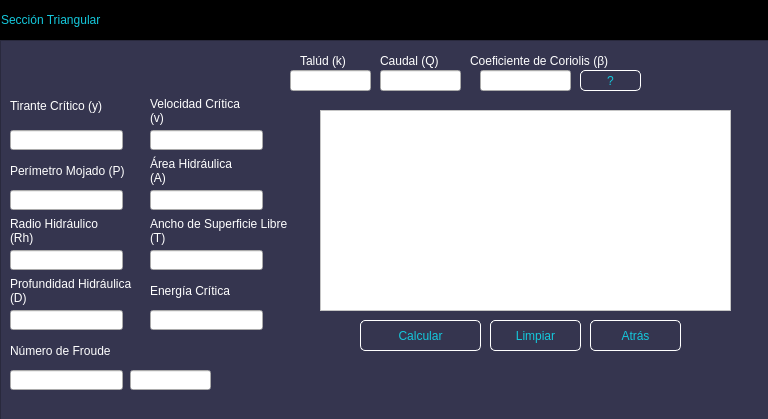
<?xml version="1.0" encoding="UTF-8"?>
<ui version="4.0">
 <class>MainWindow</class>
 <widget class="QMainWindow" name="MainWindow">
  <property name="geometry">
   <rect>
    <x>0</x>
    <y>0</y>
    <width>768</width>
    <height>419</height>
   </rect>
  </property>
  <property name="windowTitle">
   <string>MainWindow</string>
  </property>
  <widget class="QWidget" name="centralwidget">
   <widget class="QFrame" name="frame_superior">
    <property name="geometry">
     <rect>
      <x>0</x>
      <y>0</y>
      <width>771</width>
      <height>40</height>
     </rect>
    </property>
    <property name="maximumSize">
     <size>
      <width>16777215</width>
      <height>40</height>
     </size>
    </property>
    <property name="styleSheet">
     <string notr="true">QFrame{
background-color:rgb(0, 0, 0);
}

QPushButton{
background-color: #000000ff;
border-radius:20px;
}

QPushButton:hover{
background-color:rgb(53, 53, 79);
border-radius:20px;
}</string>
    </property>
    <property name="frameShape">
     <enum>QFrame::StyledPanel</enum>
    </property>
    <property name="frameShadow">
     <enum>QFrame::Raised</enum>
    </property>
    <layout class="QHBoxLayout" name="horizontalLayout">
     <property name="spacing">
      <number>0</number>
     </property>
     <property name="leftMargin">
      <number>0</number>
     </property>
     <property name="topMargin">
      <number>0</number>
     </property>
     <property name="rightMargin">
      <number>0</number>
     </property>
     <property name="bottomMargin">
      <number>0</number>
     </property>
     <item>
      <widget class="QLabel" name="label">
       <property name="styleSheet">
        <string notr="true">font:87 12pt&quot;Arial Black&quot;;
color:rgb(20,200,220);</string>
       </property>
       <property name="text">
        <string>Sección Triangular</string>
       </property>
      </widget>
     </item>
     <item>
      <spacer name="horizontalSpacer">
       <property name="orientation">
        <enum>Qt::Horizontal</enum>
       </property>
       <property name="sizeHint" stdset="0">
        <size>
         <width>386</width>
         <height>20</height>
        </size>
       </property>
      </spacer>
     </item>
     <item>
      <widget class="QPushButton" name="bt_minimizar">
       <property name="minimumSize">
        <size>
         <width>40</width>
         <height>40</height>
        </size>
       </property>
       <property name="text">
        <string/>
       </property>
       <property name="icon">
        <iconset>
         <normaloff>Imágenes/minimizar.png</normaloff>Imágenes/minimizar.png</iconset>
       </property>
       <property name="iconSize">
        <size>
         <width>30</width>
         <height>30</height>
        </size>
       </property>
      </widget>
     </item>
     <item>
      <widget class="QPushButton" name="bt_cerrar">
       <property name="minimumSize">
        <size>
         <width>40</width>
         <height>40</height>
        </size>
       </property>
       <property name="text">
        <string/>
       </property>
       <property name="icon">
        <iconset>
         <normaloff>Imágenes/cerrar2.png</normaloff>Imágenes/cerrar2.png</iconset>
       </property>
       <property name="iconSize">
        <size>
         <width>30</width>
         <height>30</height>
        </size>
       </property>
      </widget>
     </item>
    </layout>
   </widget>
   <widget class="QFrame" name="frame_2">
    <property name="geometry">
     <rect>
      <x>0</x>
      <y>40</y>
      <width>771</width>
      <height>381</height>
     </rect>
    </property>
    <property name="styleSheet">
     <string notr="true">QFrame{
background-color:rgb(53,53,79);
}

QPushButton{
font:87 12pt&quot;Arial Black&quot;;
background-color:#000000ff;
color:rgb(20,200,220);
border-radius:5px;
border:1px solid white;
}


QPushButton:hover{
background-color:black;
}</string>
    </property>
    <property name="frameShape">
     <enum>QFrame::StyledPanel</enum>
    </property>
    <property name="frameShadow">
     <enum>QFrame::Raised</enum>
    </property>
    <widget class="QLabel" name="label_3">
     <property name="geometry">
      <rect>
       <x>300</x>
       <y>10</y>
       <width>71</width>
       <height>21</height>
      </rect>
     </property>
     <property name="styleSheet">
      <string notr="true">font:87 10pt&quot;Arial Black&quot;;
color:rgb(255,255,255);</string>
     </property>
     <property name="text">
      <string>Talúd (k)</string>
     </property>
    </widget>
    <widget class="QLineEdit" name="Taludk">
     <property name="geometry">
      <rect>
       <x>290</x>
       <y>30</y>
       <width>81</width>
       <height>21</height>
      </rect>
     </property>
    </widget>
    <widget class="QLabel" name="label_6">
     <property name="geometry">
      <rect>
       <x>10</x>
       <y>110</y>
       <width>121</width>
       <height>41</height>
      </rect>
     </property>
     <property name="styleSheet">
      <string notr="true">font:87 10pt&quot;Arial Black&quot;;
color:rgb(255,255,255);</string>
     </property>
     <property name="text">
      <string>Perímetro Mojado (P)</string>
     </property>
     <property name="wordWrap">
      <bool>true</bool>
     </property>
    </widget>
    <widget class="QLineEdit" name="Perimetro">
     <property name="geometry">
      <rect>
       <x>10</x>
       <y>150</y>
       <width>113</width>
       <height>20</height>
      </rect>
     </property>
    </widget>
    <widget class="QLabel" name="label_7">
     <property name="geometry">
      <rect>
       <x>150</x>
       <y>110</y>
       <width>101</width>
       <height>41</height>
      </rect>
     </property>
     <property name="styleSheet">
      <string notr="true">font:87 10pt&quot;Arial Black&quot;;
color:rgb(255,255,255);</string>
     </property>
     <property name="text">
      <string>Área Hidráulica (A)</string>
     </property>
     <property name="wordWrap">
      <bool>true</bool>
     </property>
    </widget>
    <widget class="QLineEdit" name="Area">
     <property name="geometry">
      <rect>
       <x>150</x>
       <y>150</y>
       <width>113</width>
       <height>20</height>
      </rect>
     </property>
    </widget>
    <widget class="QLabel" name="label_9">
     <property name="geometry">
      <rect>
       <x>10</x>
       <y>170</y>
       <width>111</width>
       <height>41</height>
      </rect>
     </property>
     <property name="styleSheet">
      <string notr="true">font:87 10pt&quot;Arial Black&quot;;
color:rgb(255,255,255);</string>
     </property>
     <property name="text">
      <string>Radio Hidráulico (Rh)</string>
     </property>
     <property name="wordWrap">
      <bool>true</bool>
     </property>
    </widget>
    <widget class="QLineEdit" name="Radio">
     <property name="geometry">
      <rect>
       <x>10</x>
       <y>210</y>
       <width>113</width>
       <height>20</height>
      </rect>
     </property>
    </widget>
    <widget class="QLabel" name="label_8">
     <property name="geometry">
      <rect>
       <x>150</x>
       <y>170</y>
       <width>141</width>
       <height>41</height>
      </rect>
     </property>
     <property name="styleSheet">
      <string notr="true">font:87 10pt&quot;Arial Black&quot;;
color:rgb(255,255,255);</string>
     </property>
     <property name="text">
      <string>Ancho de Superficie Libre (T)</string>
     </property>
     <property name="wordWrap">
      <bool>true</bool>
     </property>
    </widget>
    <widget class="QLineEdit" name="Ancho">
     <property name="geometry">
      <rect>
       <x>150</x>
       <y>210</y>
       <width>113</width>
       <height>20</height>
      </rect>
     </property>
    </widget>
    <widget class="QPushButton" name="Calcular">
     <property name="geometry">
      <rect>
       <x>360</x>
       <y>280</y>
       <width>121</width>
       <height>31</height>
      </rect>
     </property>
     <property name="text">
      <string>Calcular</string>
     </property>
    </widget>
    <widget class="QPushButton" name="Limpiar">
     <property name="geometry">
      <rect>
       <x>490</x>
       <y>280</y>
       <width>91</width>
       <height>31</height>
      </rect>
     </property>
     <property name="text">
      <string>Limpiar</string>
     </property>
    </widget>
    <widget class="QPushButton" name="Atras">
     <property name="geometry">
      <rect>
       <x>590</x>
       <y>280</y>
       <width>91</width>
       <height>31</height>
      </rect>
     </property>
     <property name="text">
      <string>Atrás</string>
     </property>
    </widget>
    <widget class="QLabel" name="label_11">
     <property name="geometry">
      <rect>
       <x>10</x>
       <y>230</y>
       <width>141</width>
       <height>41</height>
      </rect>
     </property>
     <property name="styleSheet">
      <string notr="true">font:87 10pt&quot;Arial Black&quot;;
color:rgb(255,255,255);</string>
     </property>
     <property name="text">
      <string>Profundidad Hidráulica (D)</string>
     </property>
     <property name="wordWrap">
      <bool>true</bool>
     </property>
    </widget>
    <widget class="QLineEdit" name="Profundidad">
     <property name="geometry">
      <rect>
       <x>10</x>
       <y>270</y>
       <width>113</width>
       <height>20</height>
      </rect>
     </property>
    </widget>
    <widget class="QLabel" name="label_13">
     <property name="geometry">
      <rect>
       <x>10</x>
       <y>40</y>
       <width>101</width>
       <height>51</height>
      </rect>
     </property>
     <property name="styleSheet">
      <string notr="true">font:87 10pt&quot;Arial Black&quot;;
color:rgb(255,255,255);</string>
     </property>
     <property name="text">
      <string>Tirante Crítico (y)</string>
     </property>
     <property name="wordWrap">
      <bool>true</bool>
     </property>
    </widget>
    <widget class="QLineEdit" name="Tirante">
     <property name="geometry">
      <rect>
       <x>10</x>
       <y>90</y>
       <width>113</width>
       <height>20</height>
      </rect>
     </property>
    </widget>
    <widget class="QLabel" name="label_14">
     <property name="geometry">
      <rect>
       <x>150</x>
       <y>50</y>
       <width>101</width>
       <height>41</height>
      </rect>
     </property>
     <property name="styleSheet">
      <string notr="true">font:87 10pt&quot;Arial Black&quot;;
color:rgb(255,255,255);</string>
     </property>
     <property name="text">
      <string>Velocidad Crítica (v)</string>
     </property>
     <property name="wordWrap">
      <bool>true</bool>
     </property>
    </widget>
    <widget class="QLineEdit" name="Velocidad">
     <property name="geometry">
      <rect>
       <x>150</x>
       <y>90</y>
       <width>113</width>
       <height>20</height>
      </rect>
     </property>
    </widget>
    <widget class="QLabel" name="label_15">
     <property name="geometry">
      <rect>
       <x>150</x>
       <y>230</y>
       <width>111</width>
       <height>41</height>
      </rect>
     </property>
     <property name="styleSheet">
      <string notr="true">font:87 10pt&quot;Arial Black&quot;;
color:rgb(255,255,255);</string>
     </property>
     <property name="text">
      <string>Energía Crítica</string>
     </property>
     <property name="wordWrap">
      <bool>true</bool>
     </property>
    </widget>
    <widget class="QLineEdit" name="Energia">
     <property name="geometry">
      <rect>
       <x>150</x>
       <y>270</y>
       <width>113</width>
       <height>20</height>
      </rect>
     </property>
    </widget>
    <widget class="QLabel" name="label_16">
     <property name="geometry">
      <rect>
       <x>10</x>
       <y>290</y>
       <width>111</width>
       <height>41</height>
      </rect>
     </property>
     <property name="styleSheet">
      <string notr="true">font:87 10pt&quot;Arial Black&quot;;
color:rgb(255,255,255);</string>
     </property>
     <property name="text">
      <string>Número de Froude</string>
     </property>
     <property name="wordWrap">
      <bool>true</bool>
     </property>
    </widget>
    <widget class="QLineEdit" name="Froude">
     <property name="geometry">
      <rect>
       <x>10</x>
       <y>330</y>
       <width>113</width>
       <height>20</height>
      </rect>
     </property>
    </widget>
    <widget class="QLineEdit" name="Regimen">
     <property name="geometry">
      <rect>
       <x>130</x>
       <y>330</y>
       <width>81</width>
       <height>20</height>
      </rect>
     </property>
    </widget>
    <widget class="QLabel" name="label_17">
     <property name="geometry">
      <rect>
       <x>380</x>
       <y>10</y>
       <width>81</width>
       <height>21</height>
      </rect>
     </property>
     <property name="styleSheet">
      <string notr="true">font:87 10pt&quot;Arial Black&quot;;
color:rgb(255,255,255);</string>
     </property>
     <property name="text">
      <string>Caudal (Q)</string>
     </property>
    </widget>
    <widget class="QLineEdit" name="Caudal">
     <property name="geometry">
      <rect>
       <x>380</x>
       <y>30</y>
       <width>81</width>
       <height>21</height>
      </rect>
     </property>
    </widget>
    <widget class="QLabel" name="label_59">
     <property name="geometry">
      <rect>
       <x>470</x>
       <y>10</y>
       <width>231</width>
       <height>21</height>
      </rect>
     </property>
     <property name="styleSheet">
      <string notr="true">font:87 10pt&quot;Arial Black&quot;;
color:rgb(255,255,255);</string>
     </property>
     <property name="text">
      <string>Coeficiente de Coriolis (β)</string>
     </property>
     <property name="wordWrap">
      <bool>true</bool>
     </property>
    </widget>
    <widget class="QLineEdit" name="Coriolis">
     <property name="geometry">
      <rect>
       <x>480</x>
       <y>30</y>
       <width>91</width>
       <height>21</height>
      </rect>
     </property>
    </widget>
    <widget class="QPushButton" name="Coeficientes">
     <property name="geometry">
      <rect>
       <x>580</x>
       <y>30</y>
       <width>61</width>
       <height>21</height>
      </rect>
     </property>
     <property name="text">
      <string>?</string>
     </property>
    </widget>
    <widget class="PlotWidget" name="Grafica">
     <property name="geometry">
      <rect>
       <x>320</x>
       <y>70</y>
       <width>411</width>
       <height>201</height>
      </rect>
     </property>
     <property name="styleSheet">
      <string notr="true">background-color:rgb(255,255,255);</string>
     </property>
    </widget>
   </widget>
  </widget>
 </widget>
 <customwidgets>
  <customwidget>
   <class>PlotWidget</class>
   <extends>QGraphicsView</extends>
   <header location="global">pyqtgraph</header>
  </customwidget>
 </customwidgets>
 <resources/>
 <connections/>
</ui>
